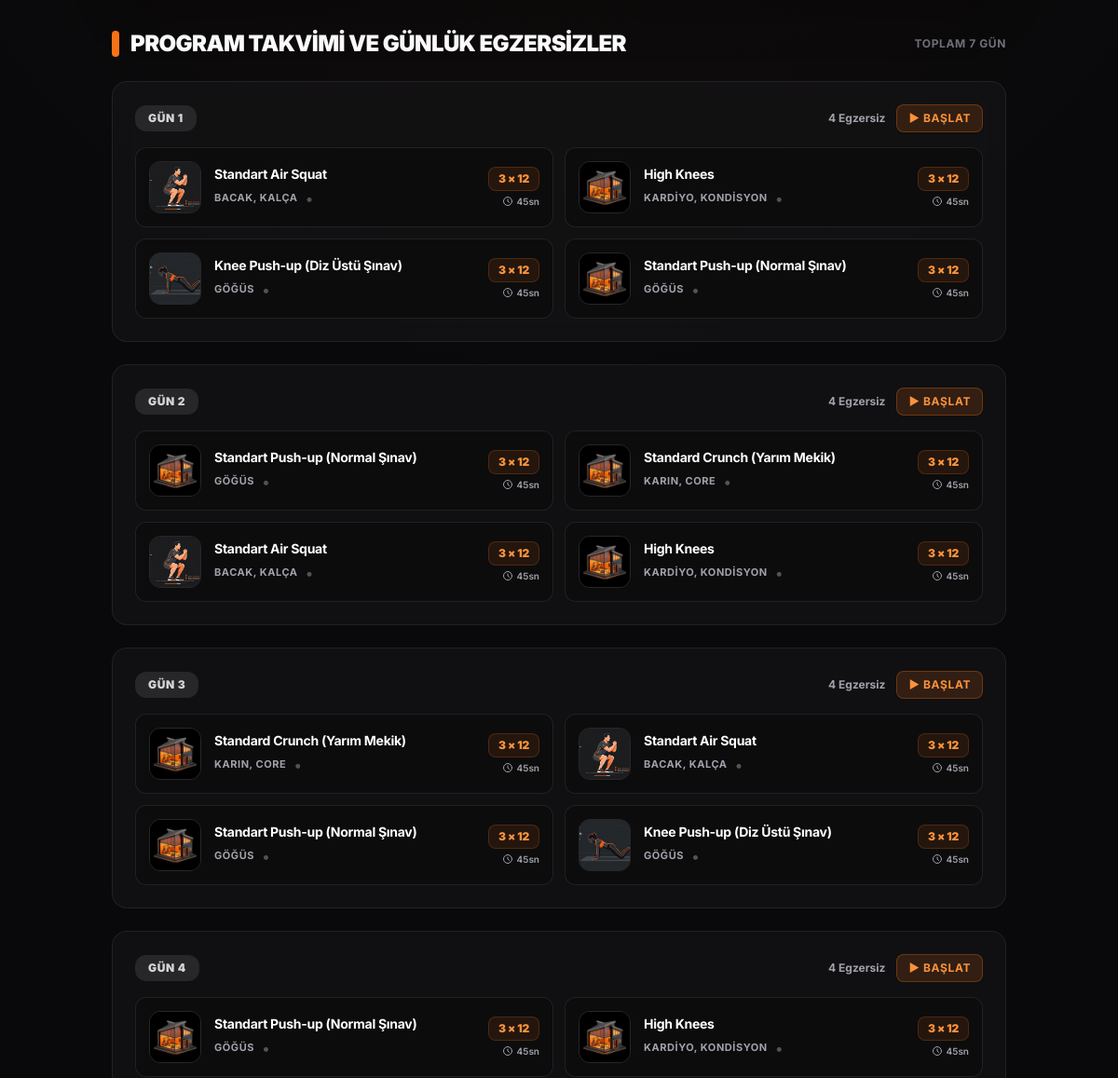
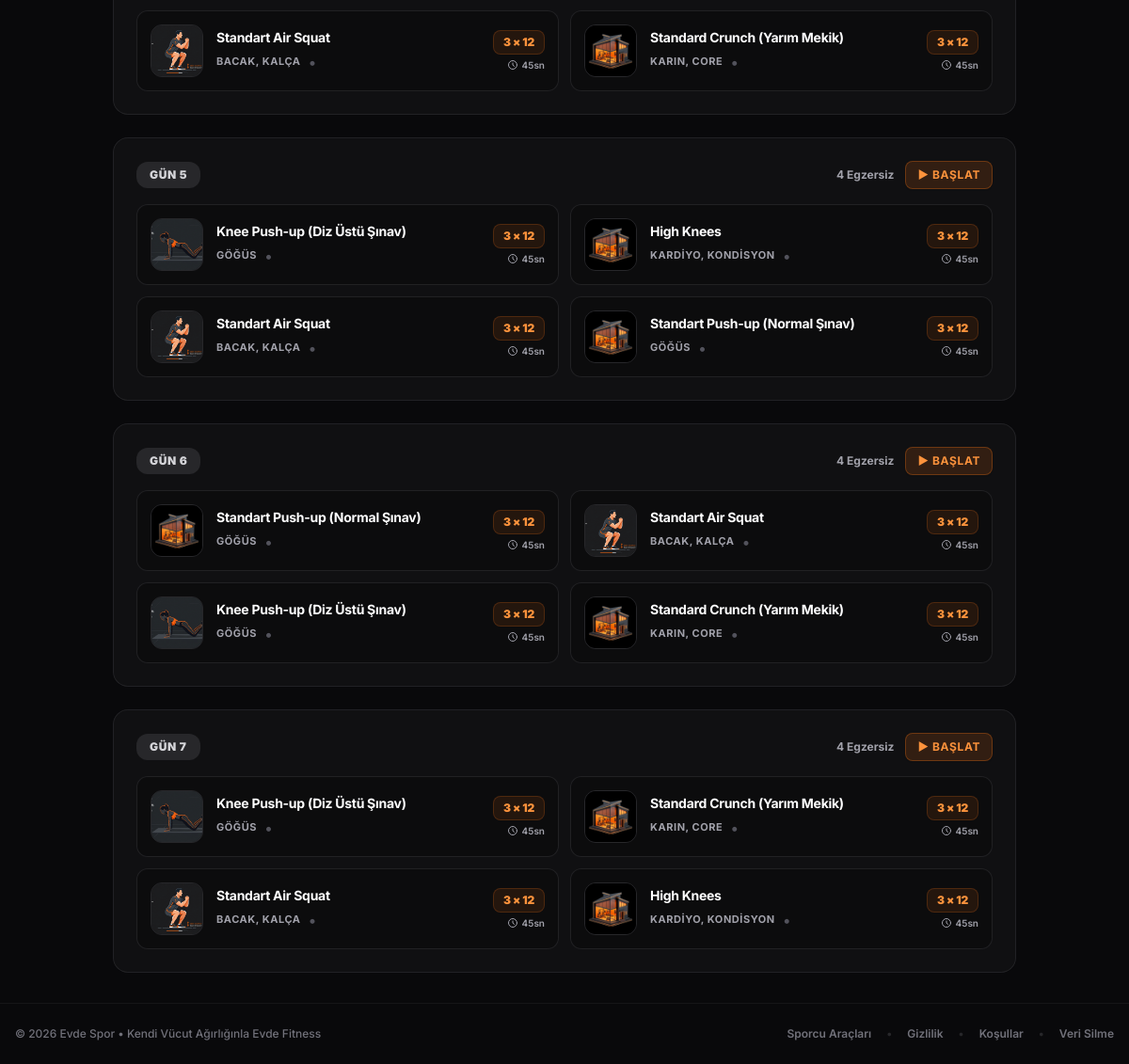
The app's page /programlar/7-gunluk-baslangic (lower part), older data (2 pictures, top to bottom).
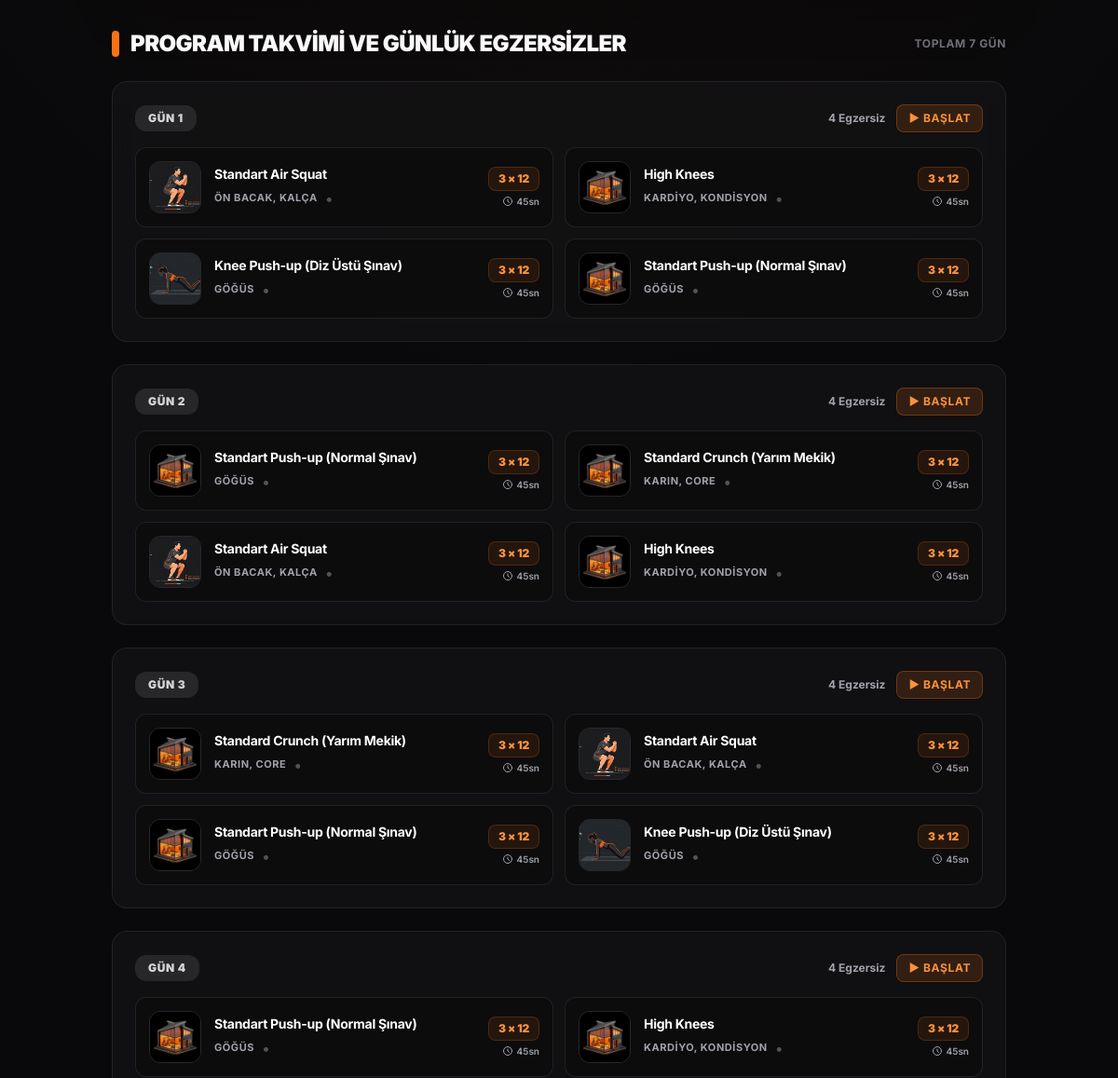
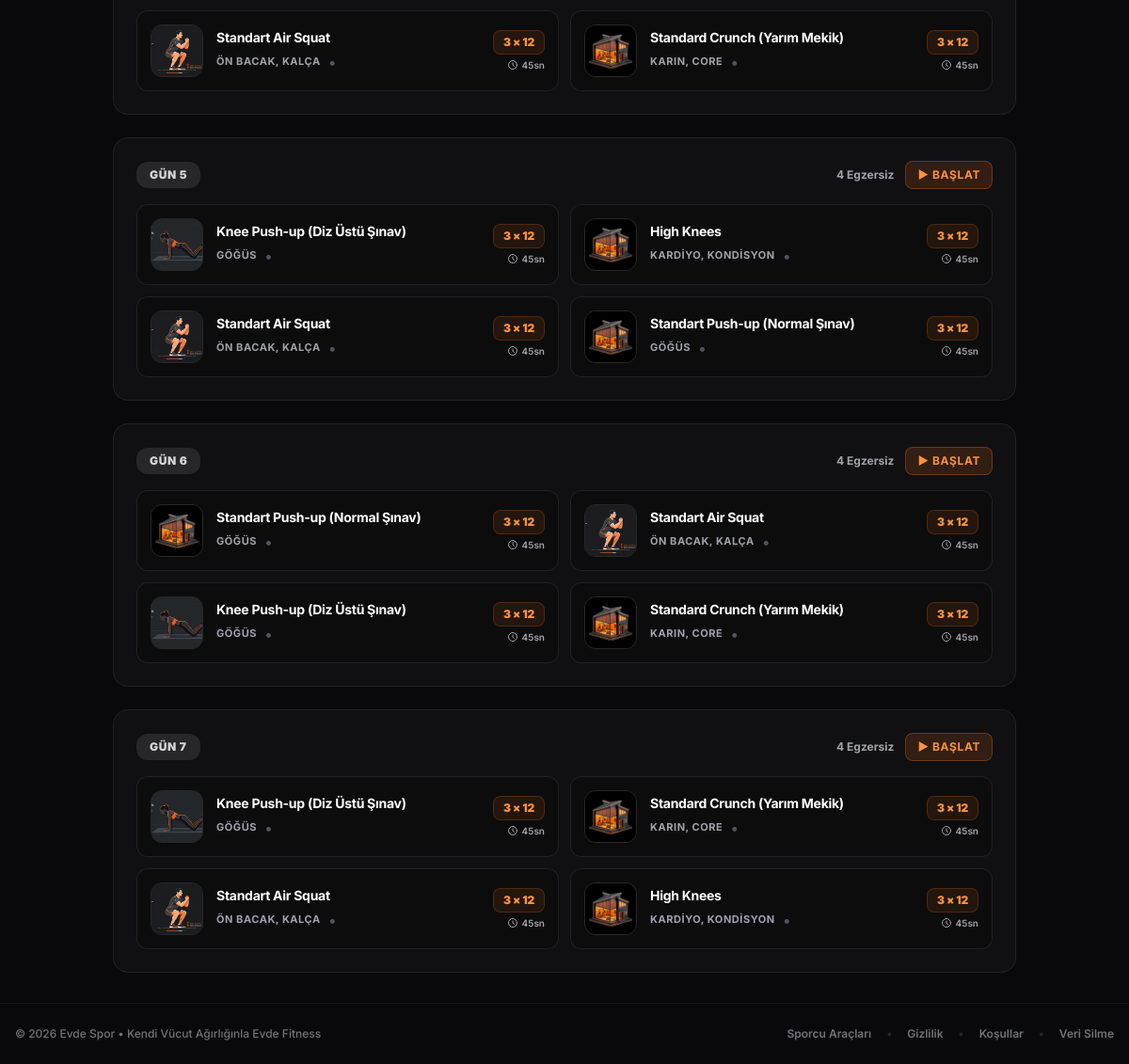
The same page, newer data (2 pictures, top to bottom).
### models.py (models this page shows)
class ProgramExercise(db.Model):
    id = db.Column(db.Integer, primary_key=True)
    program_id = db.Column(db.Integer, db.ForeignKey('program.id'), nullable=False)
    exercise_id = db.Column(db.Integer, db.ForeignKey('exercise.id'), nullable=False)
    day_number = db.Column(db.Integer, nullable=False)
    sets = db.Column(db.Integer, nullable=True)
    reps = db.Column(db.Integer, nullable=True)
    rest_seconds = db.Column(db.Integer, nullable=True)
    program = db.relationship('Program', backref=db.backref('exercises', lazy=True))
    exercise = db.relationship('Exercise')

class Exercise(db.Model):
    id = db.Column(db.Integer, primary_key=True)
    name = db.Column(db.String(100), nullable=False)
    slug = db.Column(db.String(100), unique=True, nullable=False)
    description = db.Column(db.Text, nullable=True)
    instructions = db.Column(db.Text, nullable=True)
    muscle_group = db.Column(db.String(50), nullable=False)
    difficulty = db.Column(db.String(50), nullable=False)
    equipment = db.Column(db.String(100), nullable=True)
    video_url = db.Column(db.String(255), nullable=True)
    duration_seconds = db.Column(db.Integer, nullable=True)
    calories_estimate = db.Column(db.Integer, nullable=True)

### app.py (the view)
    @app.route('/programlar/<slug>')
    def program_detail(slug):
        program = Program.query.filter_by(slug=slug).first_or_404()
        user_program = None
        is_rest_day = False
        if current_user.is_authenticated:
            user_program = UserProgram.query.filter_by(user_id=current_user.id, program_id=program.id).first()
            if user_program and user_program.current_day <= program.duration_days:
                is_rest_day = not any(pe.day_number == user_program.current_day for pe in program.exercises)
        return render_template('program_detail.html', program=program, user_program=user_program, is_rest_day=is_rest_day)

### templates/program_detail.html (shortened to what the changed rows need)
{% extends 'base.html' %}
{% block content %}
<div class="max-w-5xl mx-auto relative z-10 space-y-8">
    <div class="space-y-6">
        <div class="flex items-center justify-between">
            <h2 class="text-2xl font-black text-white font-heading uppercase tracking-tight flex items-center gap-3">
                <span class="w-2 h-7 bg-orange-500 rounded-full"></span>
                Program Takvimi ve Günlük Egzersizler
            </h2>
        </div>
        {% set days_map = {} %}
        {% for group in program.exercises|groupby('day_number') %}
            {% set _ = days_map.update({group.grouper: group.list}) %}
        {% endfor %}
        <div class="space-y-6">
            {% for day_no in range(1, program.duration_days + 1) %}
                {% set is_today = user_program and user_program.current_day == day_no %}
                {% set is_past = user_program and day_no < user_program.current_day %}
                <div class="rounded-2xl border {% if is_today %}border-orange-500/50 bg-orange-950/10 shadow-lg shadow-orange-500/5{% elif is_past %}border-zinc-800/60 bg-zinc-900/30 opacity-80{% else %}border-zinc-800/80 bg-zinc-900/50{% endif %} p-5 md:p-6 backdrop-blur-md transition-all">
                    <div class="flex items-center justify-between mb-4">
                        <div class="flex items-center gap-3">
                            <span class="px-3.5 py-1.5 rounded-xl font-heading font-black text-xs uppercase tracking-wider {% if is_today %}bg-orange-500 text-white{% elif is_past %}bg-emerald-500/20 text-emerald-400 border border-emerald-500/30{% else %}bg-zinc-800 text-zinc-300{% endif %}">
                                Gün {{ day_no }}
                            </span>
                        </div>
                        <div class="flex items-center gap-3">
                            {% if day_no in days_map %}
                                <span class="text-xs font-bold text-zinc-400 hidden sm:inline">
                                    {{ days_map[day_no]|length }} Egzersiz
                                </span>
                                <a href="/programlar/{{ program.slug }}/antrenman?day={{ day_no }}"
                                   class="px-3 py-1.5 rounded-lg bg-orange-500/15 hover:bg-orange-500 text-orange-400 hover:text-white border border-orange-500/30 font-bold text-xs uppercase tracking-wider transition-all flex items-center gap-1 shadow-sm">
                                    <span>▶ Başlat</span>
                                </a>
                            {% else %}
                                <span class="text-xs font-bold text-zinc-400">
                                    Dinlenme & Toparlanma
                                </span>
                            {% endif %}
                        </div>
                    </div>
                    {% if day_no in days_map %}
                        <div class="grid grid-cols-1 md:grid-cols-2 gap-3">
                            {% for pe in days_map[day_no] %}
                            <a href="/egzersizler/{{ pe.exercise.slug }}" class="group flex items-center justify-between p-3.5 rounded-xl bg-zinc-950/50 hover:bg-zinc-800/60 border border-zinc-800/80 hover:border-orange-500/40 transition-all">
                                <div class="flex items-center gap-3.5 min-w-0">
                                    <div class="w-14 h-14 rounded-xl bg-zinc-900 border border-zinc-800 overflow-hidden shrink-0 relative">
                                        <img src="/static/images/{{ pe.exercise.slug }}.jpg"
                                             onerror="this.src='/static/images/home_gym_icon.jpg'"
                                             alt="{{ pe.exercise.name }}"
                                             class="w-full h-full object-cover group-hover:scale-105 transition-transform duration-300">
                                    </div>
                                    <div class="min-w-0">
                                        <h4 class="text-white font-bold text-sm group-hover:text-orange-400 transition-colors truncate">
                                            {{ pe.exercise.name }}
                                        </h4>
                                        <div class="flex items-center gap-2 mt-1">
                                            <span class="text-[11px] font-bold text-zinc-400 uppercase tracking-wider truncate">
                                                {{ pe.exercise.muscle_group }}
                                            </span>
                                            <span class="text-zinc-600">•</span>
                                        </div>
                                    </div>
                                </div>
                                <div class="text-right shrink-0 pl-3">
                                    <div class="inline-block bg-orange-500/10 text-orange-400 border border-orange-500/20 px-2.5 py-1 rounded-lg text-xs font-black font-heading">
                                        {{ pe.sets }} × {{ pe.reps }}
                                    </div>
                                    <div class="text-[10px] font-semibold text-zinc-400 mt-1 flex items-center justify-end gap-1">
                                        <svg class="w-3 h-3 text-zinc-400" fill="none" stroke="currentColor" viewBox="0 0 24 24"><path stroke-linecap="round" stroke-linejoin="round" stroke-width="2" d="M12 8v4l3 3m6-3a9 9 0 11-18 0 9 9 0 0118 0z"></path></svg>
                                        {{ pe.rest_seconds }}sn
                                    </div>
                                </div>
                            </a>
                            {% endfor %}
                        </div>
                    {% endif %}
                </div>
            {% endfor %}
        </div>
    </div>
</div>
{% endblock %}

Row changes from the older to the newer data that the page shows:
changed through a linked row, ProgramExercise (number 1 of 28 on the later page): exercise.muscle_group "BACAK, KALÇA" → "ÖN BACAK, KALÇA"
changed through a linked row, ProgramExercise (number 7 of 28 on the later page): exercise.muscle_group "BACAK, KALÇA" → "ÖN BACAK, KALÇA"
changed through a linked row, ProgramExercise (number 10 of 28 on the later page): exercise.muscle_group "BACAK, KALÇA" → "ÖN BACAK, KALÇA"
changed through a linked row, ProgramExercise (number 15 of 28 on the later page): exercise.muscle_group "BACAK, KALÇA" → "ÖN BACAK, KALÇA"
changed through a linked row, ProgramExercise (number 19 of 28 on the later page): exercise.muscle_group "BACAK, KALÇA" → "ÖN BACAK, KALÇA"
changed through a linked row, ProgramExercise (number 22 of 28 on the later page): exercise.muscle_group "BACAK, KALÇA" → "ÖN BACAK, KALÇA"
changed through a linked row, ProgramExercise (number 27 of 28 on the later page): exercise.muscle_group "BACAK, KALÇA" → "ÖN BACAK, KALÇA"
